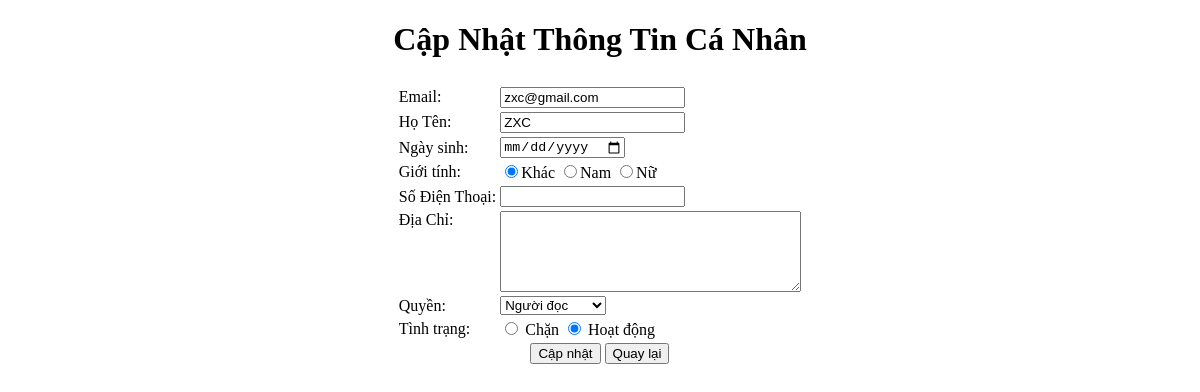
Page /admin/capNhatThongTinUser.php?id=14 (signed in) on the earlier database version.
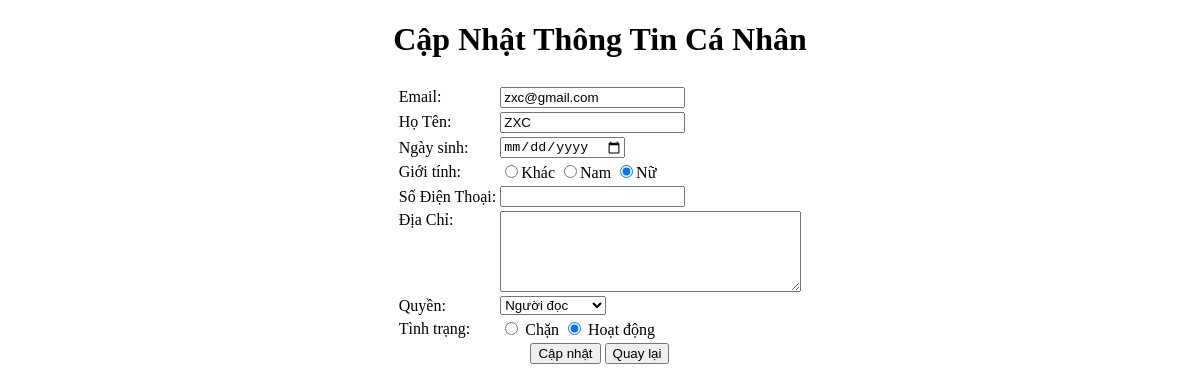
Same page on the later database version.
### tables this page shows
CREATE TABLE `tbluser` (
  `maUser` int(11) NOT NULL,
  `tenUser` varchar(200) DEFAULT NULL,
  `ngaySinh` date DEFAULT NULL,
  `gioiTinh` int(11) DEFAULT NULL,
  `diaChi` varchar(200) DEFAULT NULL,
  `email` varchar(200) DEFAULT NULL,
  `sdt` varchar(50) DEFAULT NULL,
  `username` varchar(200) DEFAULT NULL,
  `pass` varchar(200) DEFAULT NULL,
  `maQuyen` int(11) DEFAULT '0',
  `tinhTrangUser` tinyint(1) DEFAULT '1'
);

### admin/capNhatThongTinUser.php (the view, shortened to what this page needs)
<?php
	if(isset($_GET["id"]))
	{
		include("../Connectdb/open.php");
		$maUser = $_GET["id"];
		$result=mysqli_query($con,"select * from tbluser where maUser=$maUser");
		$user=mysqli_fetch_array($result);
	}
	else
	{
		header("location:../admin/danhSachUser.php");
	}
?>
<!DOCTYPE html PUBLIC "-//W3C//DTD XHTML 1.0 Transitional//EN" "http://www.w3.org/TR/xhtml1/DTD/xhtml1-transitional.dtd">
<html xmlns="http://www.w3.org/1999/xhtml">
<head>
</head>
<body>
<center>
	<h1>Cập Nhật Thông Tin Cá Nhân</h1>
	<form action="capNhatThongTinUserProcess.php" method="post">
		<table>
			<tr>
				<td> <input type="hidden" id="txtmauser" name="txtmauser" value="<?php echo($user["maUser"]); ?>"></td>
			</tr>
			<tr>
				<td>Email:</td>
				<td> <input type="email" id="txtemail" name="txtemail" value="<?php echo($user["email"]); ?>"></td>
			</tr>
			<tr>
				<td>Họ Tên:</td>
				<td> <input type="text" id="txtten" name="txtten" value="<?php echo($user["tenUser"]); ?>"></td>
			</tr>
			<tr>
				<td>Ngày sinh:</td>
				<td><input type="date" name="txtngaySinh" value="<?php echo($user["ngaySinh"]); ?>"></td>
          </tr>
			<tr>
				<td>Giới tính:</td>
				 <td>
                    <input type="radio" name="rdbGt" value="0" <?php if($user["gioiTinh"] == 0) { ?> checked="checked" <?php } ?>>Khác
                    <input type="radio" name="rdbGt" value="1" <?php if($user["gioiTinh"] == 1) { ?> checked="checked" <?php } ?>>Nam
                    <input type="radio" name="rdbGt" value="2" <?php if($user["gioiTinh"] == 2) { ?> checked="checked" <?php } ?>>Nữ
                </td>
			</tr>
			<tr>
				<td>Số Điện Thoại:</td>
				<td><input type="text" id="txtsdt" name="txtsdt" value="<?php echo($user["sdt"]); ?>"></td>
			</tr>
			<tr>
				<td valign="top">Địa Chỉ:</td>
				<td><textarea cols="35" rows="5" id="txtdiachi" name="txtdiachi"><?php echo($user["diaChi"]); ?></textarea></td>
			</tr>
			<tr>
				<td>Quyền:</td>
				<td>
					<select name="txtquyen">
						<option value="0" <?php if($user["maQuyen"]==0) { ?> selected="selected" <?php } ?>>Người đọc</option>
					</select>
				</td>
			</tr>
			<tr>
				<td>Tình trạng:</td>
				<td>
					<input type="radio" name="TinhTrang" <?php if($user["tinhTrangUser"]==0){ ?> checked="checked" <?php } ?> value="0" /> Chặn
                    <input type="radio" name="TinhTrang" <?php if($user["tinhTrangUser"]==1){ ?> checked="checked" <?php } ?> value="0" /> Hoạt động
				</td>
			</tr>
			<tr>
				<td align="center" colspan="2">
					<input type="submit" value="Cập nhật"/>
					<button type="button" onclick="location.href='quanLy.php?dsuser'" >Quay lại</button>
				</td>
			</tr>
	</table>
	</form>
</center>
</body>
</html>

Differences in the rows shown:
changed tbluser "zxc@gmail.com": gioiTinh "☑" → "☐"; gioiTinh "☐" → "☑"
